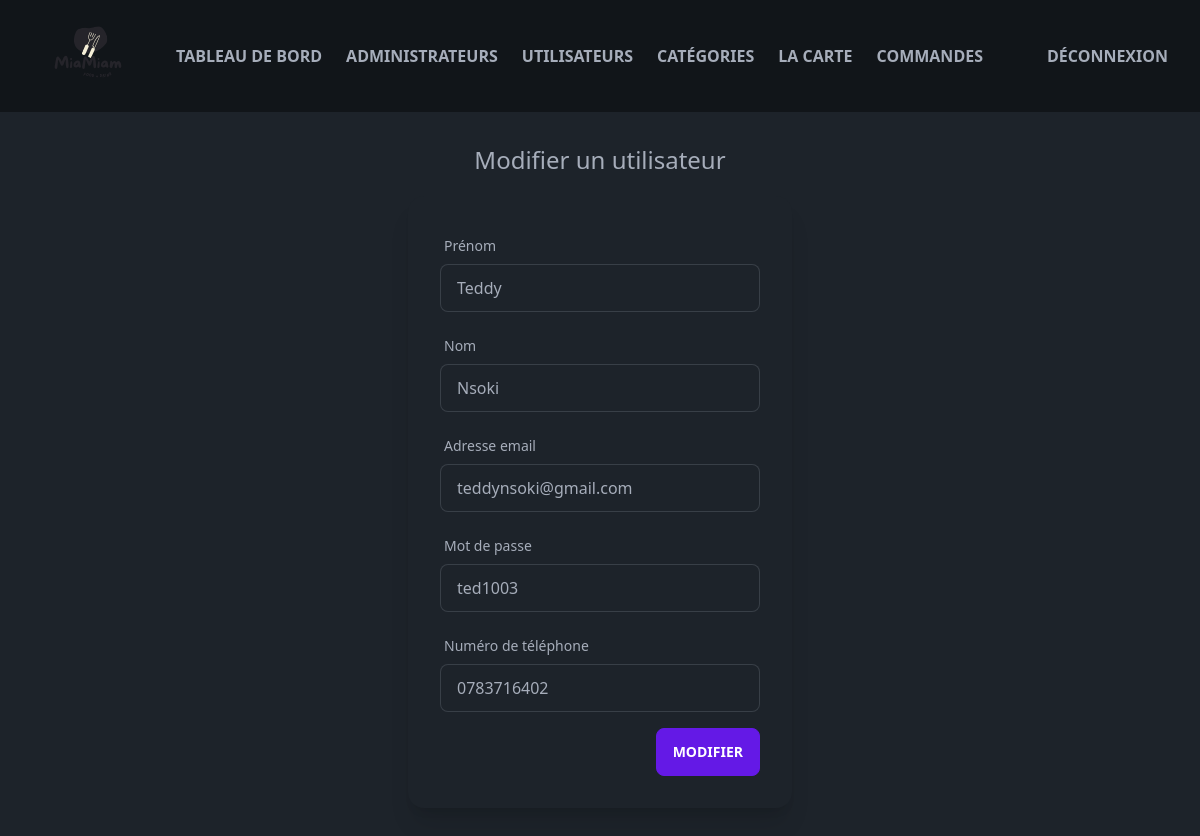
Page /admin/update-user.php?id=1 (signed in) on the committed database.
### tables this page shows
CREATE TABLE IF NOT EXISTS `user` (
  `id` int NOT NULL AUTO_INCREMENT,
  `email` varchar(255) NOT NULL,
  `password` varchar(255) NOT NULL,
  `phone` char(10) NOT NULL,
  `first_name` varchar(255) NOT NULL,
  `last_name` varchar(255) NOT NULL,
  PRIMARY KEY (`id`)
);

### admin/update-user.php (the view, shortened to what this page needs)
<?php include('partials/menu.php'); ?>
<?php session_start();
require("../connection.php");
try {
    $sql = "SELECT * FROM user WHERE id = :id";
    $results = $conn->prepare($sql);
    $id = $_GET["id"];
    $results->bindParam(":id", $id);
    $results->execute();
    $user = $results->fetch();
    $current_first_name = $user["first_name"];
    $current_last_name = $user["last_name"];
    $current_email = $user["email"];
    $current_password = $user["password"];
    $current_phone = $user["phone"];
} catch (PDOException $e) {
    echo $e->getMessage();
}
?>
<!DOCTYPE html>
<html>
<head>
</head>
<body>
    <main class="mx-auto min-h-screen max-w-screen-xl px-12 py-8">
        <div class="wrapper">
            <div>
                <h1 class="text-2xl text-center mb-5">Modifier un utilisateur</h1>
            </div>
            <div class="flex justify-center">
                <div class="card w-96 bg-base-100 shadow-xl">
                    <div class="card-body">
                        <form method="POST">
                            <label class="label">
                                <span class="label-text">Prénom</span>
                            </label>
                            <input type="text" name="first_name" id="first_name" value="<?php echo $current_first_name ?>" class="input input-bordered w-full max-w-xs mb-4" required />
                            <label class="label">
                                <span class="label-text">Nom</span>
                            </label>
                            <input type="text" name="last_name" id="last_name" value="<?php echo $current_last_name ?>" class="input input-bordered w-full max-w-xs mb-4" required />
                            <label class="label">
                                <span class="label-text">Adresse email</span>
                            </label>
                            <input type="email" name="email" id="email" value="<?php echo $current_email ?>" class="input input-bordered w-full max-w-xs mb-4" required />
                            <label class="label">
                                <span class="label-text">Mot de passe</span>
                            </label>
                            <input type="text" name="password" id="password" value="<?php echo $current_password ?>" class="input input-bordered w-full max-w-xs mb-4" required />
                            <label class="label">
                                <span class="label-text">Numéro de téléphone</span>
                            </label>
                            <input type="tel" name="phone" id="phone" value="<?php echo $current_phone ?>" class="input input-bordered w-full max-w-xs mb-4" required />
                            <div class="card-actions justify-end">
                                <input type="submit" name="submit" value="Modifier" class="btn btn-primary" />
                            </div>
                        </form>
                    </div>
                </div>
            </div>
    </main>
</body>

### rows in the picture
user: first_name "Teddy", last_name "Nsoki", email "teddynsoki@gmail.com", password "ted1003", phone "0783716402"
